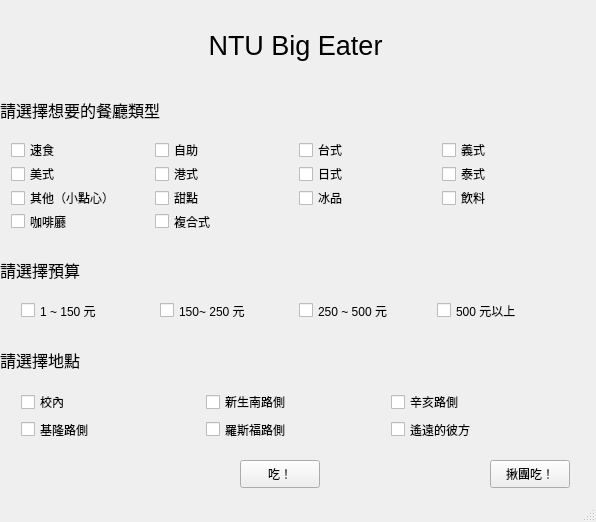
<?xml version="1.0" encoding="UTF-8"?>
<ui version="4.0">
 <class>MainWindow</class>
 <widget class="QMainWindow" name="MainWindow">
  <property name="geometry">
   <rect>
    <x>0</x>
    <y>0</y>
    <width>596</width>
    <height>522</height>
   </rect>
  </property>
  <property name="windowTitle">
   <string>MainWindow</string>
  </property>
  <widget class="QWidget" name="centralWidget">
   <widget class="QWidget" name="gridWidget" native="true">
    <property name="geometry">
     <rect>
      <x>0</x>
      <y>130</y>
      <width>591</width>
      <height>111</height>
     </rect>
    </property>
    <layout class="QGridLayout" name="gridLayout">
     <item row="2" column="3">
      <widget class="QCheckBox" name="A12">
       <property name="text">
        <string>飲料</string>
       </property>
      </widget>
     </item>
     <item row="1" column="2">
      <widget class="QCheckBox" name="A7">
       <property name="text">
        <string>日式</string>
       </property>
      </widget>
     </item>
     <item row="1" column="3">
      <widget class="QCheckBox" name="A8">
       <property name="text">
        <string>泰式</string>
       </property>
      </widget>
     </item>
     <item row="2" column="2">
      <widget class="QCheckBox" name="A11">
       <property name="text">
        <string>冰品</string>
       </property>
      </widget>
     </item>
     <item row="0" column="0">
      <widget class="QCheckBox" name="A1">
       <property name="text">
        <string>速食</string>
       </property>
      </widget>
     </item>
     <item row="0" column="2">
      <widget class="QCheckBox" name="A3">
       <property name="text">
        <string>台式</string>
       </property>
      </widget>
     </item>
     <item row="2" column="1">
      <widget class="QCheckBox" name="A10">
       <property name="text">
        <string>甜點</string>
       </property>
      </widget>
     </item>
     <item row="1" column="0">
      <widget class="QCheckBox" name="A5">
       <property name="text">
        <string>美式</string>
       </property>
      </widget>
     </item>
     <item row="1" column="1">
      <widget class="QCheckBox" name="A6">
       <property name="text">
        <string>港式</string>
       </property>
      </widget>
     </item>
     <item row="0" column="1">
      <widget class="QCheckBox" name="A2">
       <property name="text">
        <string>自助</string>
       </property>
      </widget>
     </item>
     <item row="2" column="0">
      <widget class="QCheckBox" name="A9">
       <property name="text">
        <string>其他（小點心）</string>
       </property>
      </widget>
     </item>
     <item row="0" column="3">
      <widget class="QCheckBox" name="A4">
       <property name="text">
        <string>義式</string>
       </property>
      </widget>
     </item>
     <item row="3" column="0">
      <widget class="QCheckBox" name="A13">
       <property name="text">
        <string>咖啡廳</string>
       </property>
      </widget>
     </item>
     <item row="3" column="1">
      <widget class="QCheckBox" name="A14">
       <property name="text">
        <string>複合式</string>
       </property>
      </widget>
     </item>
    </layout>
   </widget>
   <widget class="QLabel" name="label">
    <property name="geometry">
     <rect>
      <x>0</x>
      <y>90</y>
      <width>161</width>
      <height>41</height>
     </rect>
    </property>
    <property name="text">
     <string>&lt;html&gt;&lt;head/&gt;&lt;body&gt;&lt;p&gt;&lt;span style=&quot; font-size:12pt;&quot;&gt;請選擇想要的餐廳類型&lt;/span&gt;&lt;/p&gt;&lt;/body&gt;&lt;/html&gt;</string>
    </property>
   </widget>
   <widget class="QLabel" name="label_2">
    <property name="geometry">
     <rect>
      <x>0</x>
      <y>20</y>
      <width>591</width>
      <height>51</height>
     </rect>
    </property>
    <property name="text">
     <string>&lt;html&gt;&lt;head/&gt;&lt;body&gt;&lt;p align=&quot;center&quot;&gt;&lt;span style=&quot; font-size:20pt;&quot;&gt;NTU Big Eater&lt;/span&gt;&lt;/p&gt;&lt;/body&gt;&lt;/html&gt;</string>
    </property>
   </widget>
   <widget class="QLabel" name="label_4">
    <property name="geometry">
     <rect>
      <x>0</x>
      <y>250</y>
      <width>161</width>
      <height>41</height>
     </rect>
    </property>
    <property name="text">
     <string>&lt;html&gt;&lt;head/&gt;&lt;body&gt;&lt;p&gt;&lt;span style=&quot; font-size:12pt;&quot;&gt;請選擇預算&lt;/span&gt;&lt;/p&gt;&lt;/body&gt;&lt;/html&gt;</string>
    </property>
   </widget>
   <widget class="QWidget" name="gridLayoutWidget">
    <property name="geometry">
     <rect>
      <x>10</x>
      <y>290</y>
      <width>571</width>
      <height>41</height>
     </rect>
    </property>
    <layout class="QGridLayout" name="gridLayout_2">
     <item row="0" column="2">
      <widget class="QCheckBox" name="B3">
       <property name="text">
        <string>250 ~ 500 元</string>
       </property>
      </widget>
     </item>
     <item row="0" column="3">
      <widget class="QCheckBox" name="B4">
       <property name="text">
        <string>500 元以上</string>
       </property>
      </widget>
     </item>
     <item row="0" column="0">
      <widget class="QCheckBox" name="B1">
       <property name="text">
        <string>1 ~ 150 元</string>
       </property>
      </widget>
     </item>
     <item row="0" column="1">
      <widget class="QCheckBox" name="B2">
       <property name="text">
        <string>150~ 250 元</string>
       </property>
      </widget>
     </item>
    </layout>
   </widget>
   <widget class="QLabel" name="label_5">
    <property name="geometry">
     <rect>
      <x>0</x>
      <y>340</y>
      <width>161</width>
      <height>41</height>
     </rect>
    </property>
    <property name="text">
     <string>&lt;html&gt;&lt;head/&gt;&lt;body&gt;&lt;p&gt;&lt;span style=&quot; font-size:12pt;&quot;&gt;請選擇地點&lt;/span&gt;&lt;/p&gt;&lt;/body&gt;&lt;/html&gt;</string>
    </property>
   </widget>
   <widget class="QWidget" name="gridLayoutWidget_2">
    <property name="geometry">
     <rect>
      <x>10</x>
      <y>380</y>
      <width>571</width>
      <height>71</height>
     </rect>
    </property>
    <layout class="QGridLayout" name="gridLayout_3">
     <item row="0" column="0">
      <widget class="QCheckBox" name="C1">
       <property name="text">
        <string>校內</string>
       </property>
      </widget>
     </item>
     <item row="0" column="1">
      <widget class="QCheckBox" name="C2">
       <property name="text">
        <string>新生南路側</string>
       </property>
      </widget>
     </item>
     <item row="0" column="2">
      <widget class="QCheckBox" name="C3">
       <property name="text">
        <string>辛亥路側</string>
       </property>
      </widget>
     </item>
     <item row="1" column="0">
      <widget class="QCheckBox" name="C4">
       <property name="text">
        <string>基隆路側</string>
       </property>
      </widget>
     </item>
     <item row="1" column="1">
      <widget class="QCheckBox" name="C5">
       <property name="text">
        <string>羅斯福路側</string>
       </property>
      </widget>
     </item>
     <item row="1" column="2">
      <widget class="QCheckBox" name="C6">
       <property name="text">
        <string>遙遠的彼方</string>
       </property>
      </widget>
     </item>
    </layout>
   </widget>
   <widget class="QPushButton" name="eatBtn">
    <property name="geometry">
     <rect>
      <x>240</x>
      <y>460</y>
      <width>80</width>
      <height>28</height>
     </rect>
    </property>
    <property name="text">
     <string>吃！</string>
    </property>
   </widget>
   <widget class="QPushButton" name="teamupBtn">
    <property name="geometry">
     <rect>
      <x>490</x>
      <y>460</y>
      <width>80</width>
      <height>28</height>
     </rect>
    </property>
    <property name="text">
     <string>揪團吃！</string>
    </property>
   </widget>
  </widget>
  <widget class="QStatusBar" name="statusBar"/>
 </widget>
 <layoutdefault spacing="6" margin="11"/>
 <resources/>
 <connections/>
</ui>
